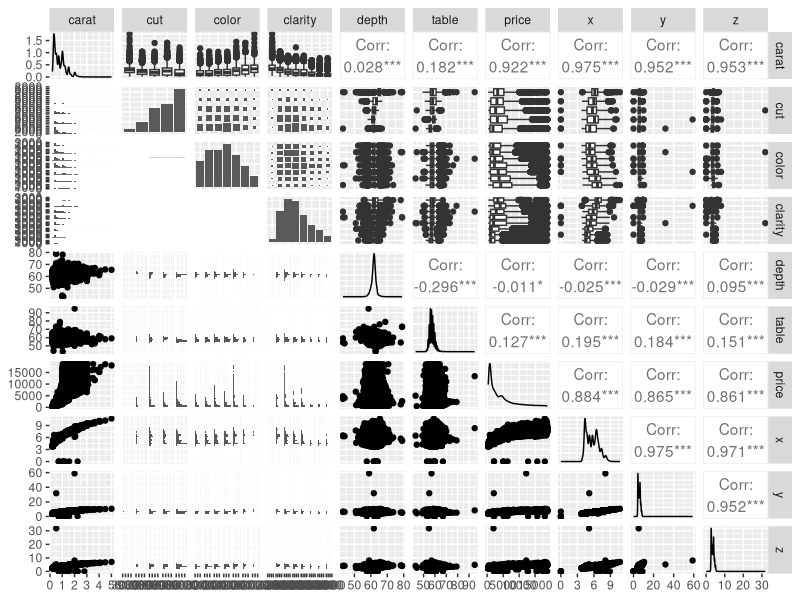
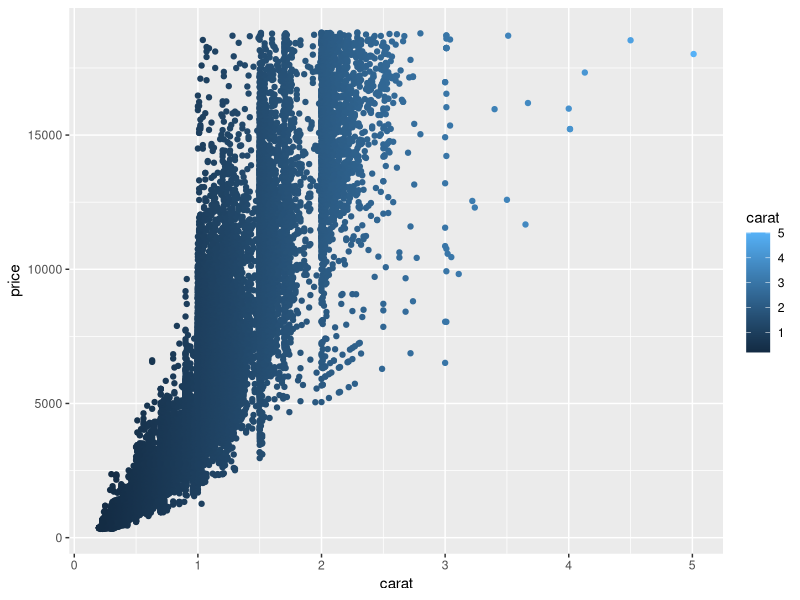
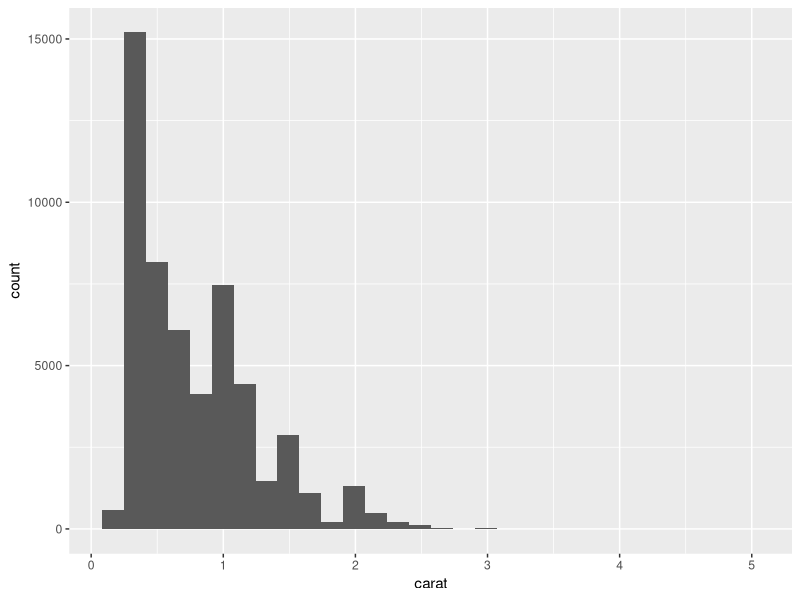
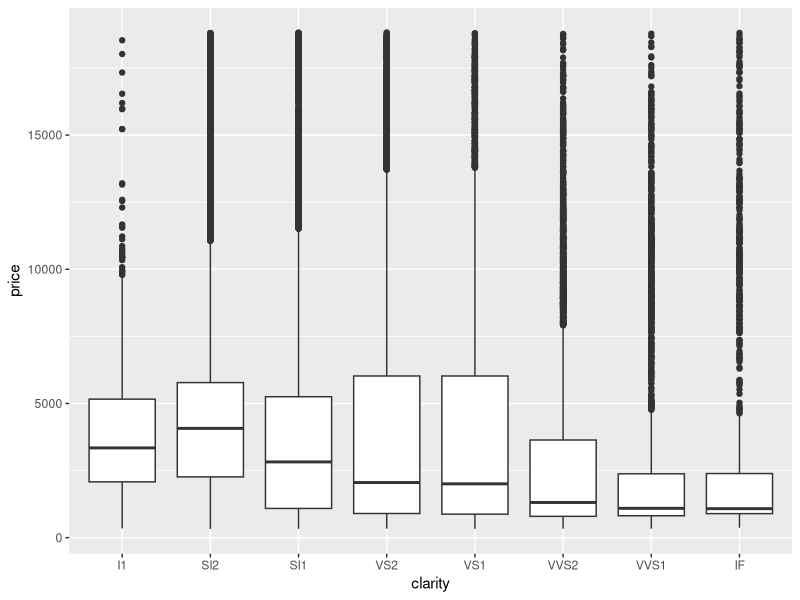

Generate these figures, in order, with R:
## ---- chunk 1

library(skimr)
library(GGally)
library(tidyverse)

names(diamonds)
dim(diamonds)
summary(diamonds)
head(diamonds)
tail(diamonds)
skimr::skim(diamonds)

ggpairs(diamonds)

ggplot(data=diamonds, aes(x=carat, y=price, color=carat)) + geom_point()

ggplot(data=diamonds, aes(x=carat)) + geom_histogram()

ggplot(data=diamonds, aes(x=clarity, y=price)) + geom_boxplot()


